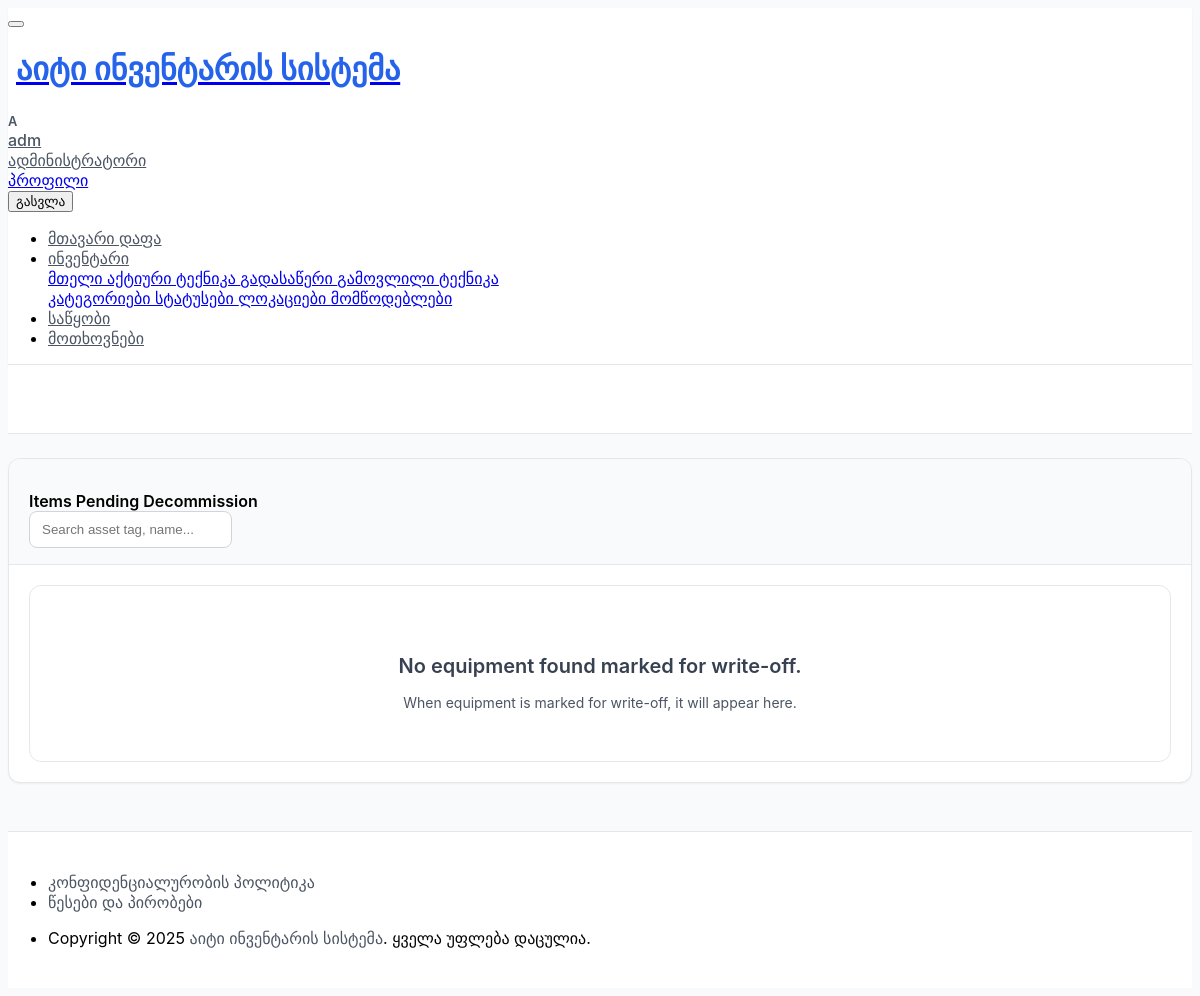
The app's page /inventory/equipment/marked-for-write-off/ (signed in), older data.
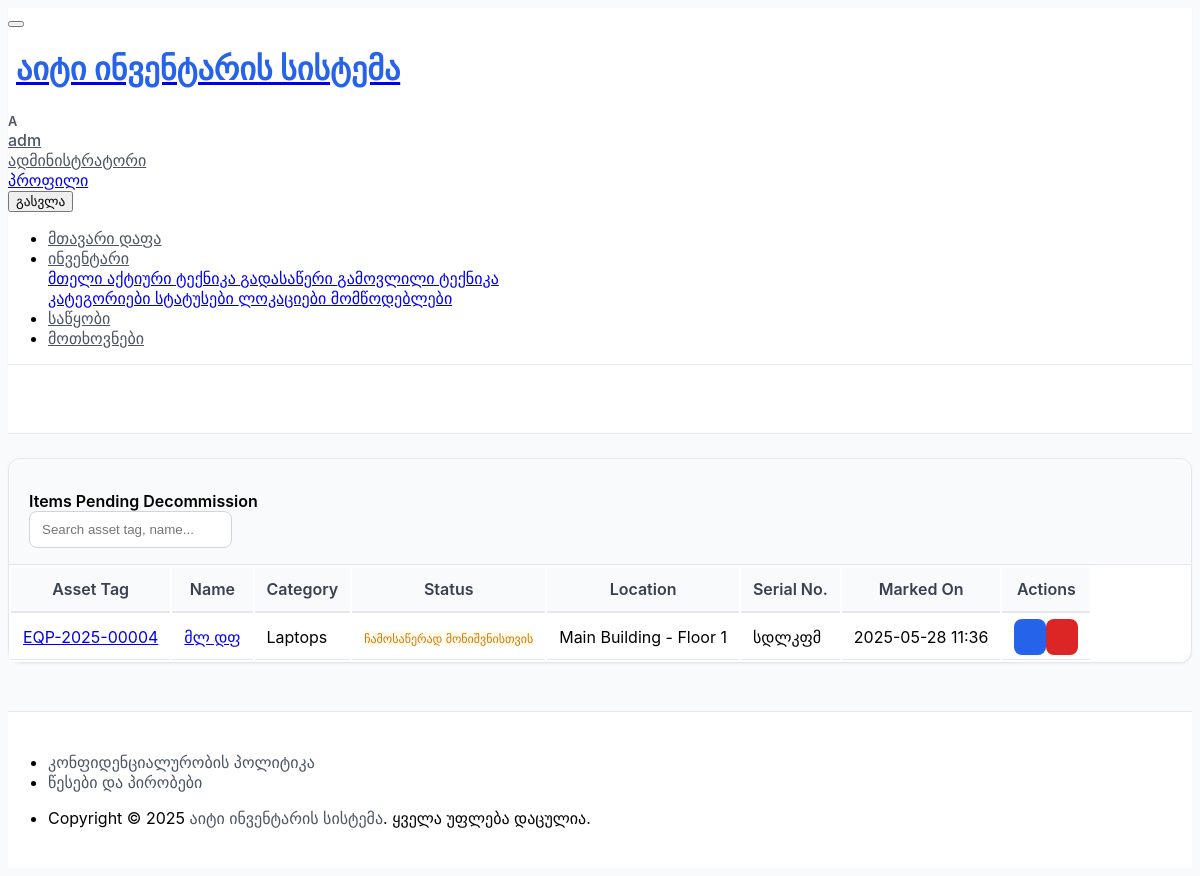
The same page, newer data.
### inventory/models.py (models this page shows, shortened)
class Equipment(models.Model):
    name = models.CharField(
        _("Equipment Name/Model"),
        max_length=200,
        help_text=_("ტექნიკის აღწერითი სახელი ან მოდელი (მაგ., Dell Latitude 5590, HP LaserJet Pro M404dn).")
    )
    asset_tag = models.CharField(
        _("Asset Tag (Internal ID)"),
        max_length=50,
        unique=True,
        blank=True,
        editable=False,
        help_text=_("ორგანიზაციის შიდა უნიკალური საინვენტარო ნომერი (ავტომატურად გენერირდება).")
    )
    serial_number = models.CharField(
        _("Serial Number (Optional)"),
        max_length=100,
        blank=True,
        null=True,
        help_text=_("მწარმოებლის სერიული ნომერი. დატოვეთ ცარიელი, თუ არ არსებობს ან არ გამოიყენება.")
    )
    category = models.ForeignKey(
        Category,
        verbose_name=_("Category"),
        on_delete=models.PROTECT,
        null=True,
        blank=True,
        related_name="equipment_items",
        help_text=_("აირჩიეთ ტექნიკის კატეგორია.")
    )
    status = models.ForeignKey(
        Status,
        verbose_name=_("Status"),
        on_delete=models.PROTECT,
        null=True,
        blank=False, # სტატუსი სავალდებულოა
        related_name="equipment_items_with_status",
        help_text=_("აირჩიეთ ტექნიკის მიმდინარე სტატუსი.")
    )
    current_location = models.ForeignKey(
        Location,
        verbose_name=_("Current Location (Optional)"),
        on_delete=models.SET_NULL,
        null=True,
        blank=True,
        related_name="equipment_at_location",
        help_text=_("აირჩიეთ ტექნიკის მიმდინარე ფიზიკური ლოკაცია ან დეპარტამენტი.")
    )
    assigned_to = models.ForeignKey(
        settings.AUTH_USER_MODEL,
        verbose_name=_("Assigned To (User) (Optional)"),
        on_delete=models.SET_NULL,
        null=True,
        blank=True,
        related_name="assigned_equipment",
        help_text=_("მომხმარებელი, რომელზეც ეს ტექნიკა ამჟამად არის მინიჭებული.")
    )
    supplier = models.ForeignKey(
        Supplier,
        verbose_name=_("Supplier (Optional)"),
        on_delete=models.SET_NULL,
        null=True,
        blank=True,
        related_name="supplied_equipment",
        help_text=_("აირჩიეთ მომწოდებელი, ვისგანაც ეს ტექნიკა იქნა შეძენილი.")
    )
    purchase_date = models.DateField(
        _("Purchase Date (Optional)"),
        null=True,
        blank=True,
        help_text=_("ტექნიკის შეძენის თარიღი.")
    )
    purchase_cost = models.DecimalField(
        _("Purchase Cost (Optional)"),
        max_digits=10,
        decimal_places=2,
        null=True,
        blank=True,
        help_text=_("ტექნიკის შესყიდვის ღირებულება.")
    )
    warranty_expiry_date = models.DateField(
        _("Warranty Expiry Date (Optional)"),
        null=True,
        blank=True,
        help_text=_("მწარმოებლის გარანტიის ვადის ამოწურვის თარიღი.")
    )
    notes = models.TextField(
        _("Notes (Optional)"),
        blank=True,
        null=True,
        help_text=_("დამატებითი შენიშვნები ამ ტექნიკის შესახებ.")
    )
    date_added = models.DateTimeField(_("Date Added to System"), default=timezone.now, editable=False)
    added_by = models.ForeignKey(
        settings.AUTH_USER_MODEL,
        verbose_name=_("Added By"),
        related_name='equipment_added_by_user',
        on_delete=models.SET_NULL,
        null=True,
        blank=True,
        editable=False,
        help_text=_("მომხმარებელი, რომელმაც ეს ტექნიკა სისტემაში დაამატა.")
    )
    last_updated = models.DateTimeField(_("Last Updated"), auto_now=True, editable=False)
    updated_by = models.ForeignKey(
        settings.AUTH_USER_MODEL,
        verbose_name=_("Last Updated By"),
        related_name='equipment_updated_by_user',
        on_delete=models.SET_NULL,
        null=True,
        blank=True,
        editable=False,
        help_text=_("მომხმარებელი, რომელმაც ბოლოს განაახლა ინფორმაცია ამ ტექნიკაზე.")
    )
    _original_status_id = None # ძველი სტატუსის ID-ს შესანახად ლოგირებისთვის
    def __init__(self, *args, **kwargs):
        super().__init__(*args, **kwargs)
        self._original_status_id = self.status_id # ინიციალიზაციისას ვიმახსოვრებთ მიმდინარე სტატუსს
    def get_absolute_url(self):
        return reverse('inventory:equipment_detail', kwargs={'pk': self.pk})
    def get_status_badge_class(self):
        if self.status:
            if self.status.is_decommissioned:
                return "bg-danger-lt" # მუქი წითელი ჩამოწერილისთვის
            if self.status.is_marked_for_write_off: # დავამატოთ ეს პირობა
                return "bg-warning-lt" # ყვითელი მონიშნულისთვის
        return "bg-secondary-lt" # ნაგულისხმევი ნაცრისფერი
    class Meta:
        verbose_name = _("Equipment (Tracked Item)")
        verbose_name_plural = _("Equipment (Tracked Items)")
        ordering = ['name', 'asset_tag']

class Category(models.Model):
    name = models.CharField(
        _("Category Name"),
        max_length=100,
        unique=True,
        help_text=_("ტექნიკის ფიზიკური კატეგორიის დასახელება (მაგ., ლეპტოპი, პრინტერი, მონიტორი).")
    )
    description = models.TextField(
        _("Description"),
        blank=True,
        null=True,
        help_text=_("კატეგორიის მოკლე აღწერა (არასავალდებულო).")
    )
    icon = models.CharField(
        _("Icon Class (Optional)"),
        max_length=50,
        blank=True,
        null=True,
        help_text=_("Font Awesome ან მსგავსი ბიბლიოთეკის ხატულას კლასი (მაგ., 'fas fa-laptop').")
    )
    class Meta:
        verbose_name = _("Equipment Category")
        verbose_name_plural = _("Equipment Categories")
        ordering = ['name']

class Status(models.Model):
    name = models.CharField(
        _("Status Name"),
        max_length=50,
        unique=True,
        help_text=_("ტექნიკის მიმდინარე მდგომარეობის დასახელება (მაგ., ექსპლუატაციაშია, საწყობშია, რემონტშია, ჩამოწერილია).")
    )
    description = models.TextField(
        _("Description"),
        blank=True,
        null=True,
        help_text=_("სტატუსის მოკლე აღწერა (არასავალდებულო).")
    )
    is_active_for_use = models.BooleanField(
        _("Is Active for Use"),
        default=False,
        help_text=_("აღნიშნავს, რომ ამ სტატუსის მქონე ტექნიკა გამოსაყენებლად ვარგისია/მზადაა (მაგ. 'ექსპლუატაციაშია').")
    )
    is_decommissioned = models.BooleanField(
        _("Is Decommissioned"),
        default=False,
        help_text=_("აღნიშნავს, რომ ამ სტატუსის მქონე ტექნიკა სამუდამოდ გამოსულია მწყობრიდან/ჩამოწერილია.")
    )
    is_in_storage = models.BooleanField(
        _("Is In Storage"),
        default=False,
        help_text=_("აღნიშნავს, რომ ამ სტატუსის მქონე ტექნიკა საწყობში ინახება და ხელმისაწვდომია გასაცემად.")
    )
    is_marked_for_write_off = models.BooleanField(
        _("Is Marked for Write-Off"),
        default=False,
        help_text=_("აღნიშნავს, რომ ამ სტატუსის მქონე ტექნიკა მონიშნულია ჩამოსაწერად, მაგრამ ჯერ არ არის საბოლოოდ ჩამოწერილი.")
    )
    class Meta:
        verbose_name = _("Equipment Status")
        verbose_name_plural = _("Equipment Statuses")
        ordering = ['name']

class Location(models.Model):
    name = models.CharField(
        _("Location/Department Name"),
        max_length=100,
        unique=True,
        help_text=_("დეპარტამენტის, შენობის, სართულის ან ოთახის დასახელება (მაგ., მთავარი შენობა, IT დეპარტამენტი, მე-3 სართული, ოთახი 301).")
    )
    parent_location = models.ForeignKey(
        'self',
        null=True,
        blank=True,
        on_delete=models.SET_NULL,
        related_name='child_locations',
        verbose_name=_("Parent Location (Optional)"),
        help_text=_("თუ ეს ლოკაცია სხვა, უფრო დიდი ლოკაციის ნაწილია (მაგ., ოთახი სართულზე, სართული შენობაში).")
    )
    address = models.CharField(
        _("Address (Optional)"),
        max_length=255,
        blank=True,
        null=True,
        help_text=_("ფიზიკური მისამართი, თუ relevant (მაგ., შენობისთვის).")
    )
    notes = models.TextField(
        _("Notes (Optional)"),
        blank=True,
        null=True,
        help_text=_("დამატებითი შენიშვნები ამ ლოკაციის შესახებ.")
    )
    def get_full_path(self):
        path = [self.name]
        current = self.parent_location
        while current:
            path.append(current.name)
            current = current.parent_location
        return " -> ".join(reversed(path))
    get_full_path.short_description = _("Full Path")
    class Meta:
        verbose_name = _("Location/Department")
        verbose_name_plural = _("Locations/Departments")
        ordering = ['name']

### inventory/views.py (the view)
# urls.py: path('equipment/marked-for-write-off/', views.MarkedForWriteOffListView.as_view(), name='marked_for_write_off_list'),
class MarkedForWriteOffListView(LoginRequiredMixin, PermissionRequiredMixin, ListView):
    model = Equipment
    template_name = 'inventory/marked_for_write_off_list.html'
    context_object_name = 'equipment_list'
    permission_required = 'inventory.view_equipment' # Or a more specific perm like 'inventory.view_marked_equipment'
    paginate_by = 15
    def get_queryset(self):
        queryset = Equipment.objects.filter(
            status__is_marked_for_write_off=True,
            status__is_decommissioned=False
        ).select_related(
            'category', 'status', 'current_location', 'assigned_to', 'supplier'
        ).order_by('-last_updated')
        search_query = self.request.GET.get('q')
        if search_query:
            queryset = queryset.filter(
                Q(name__icontains=search_query) |
                Q(asset_tag__icontains=search_query) |
                Q(serial_number__icontains=search_query)
            )
        return queryset
    def get_context_data(self, **kwargs):
        context = super().get_context_data(**kwargs)
        context['page_title'] = _("Equipment Marked for Write-Off")
        context['list_type_description'] = _("This list shows equipment items that have been flagged for future decommissioning and are awaiting final action.")
        context['can_add_equipment'] = self.request.user.has_perm('inventory.add_equipment') # For consistency if you have a general "add" button
        return context

### inventory/templates/inventory/marked_for_write_off_list.html (shortened to what the changed rows need)
{% extends "core/base.html" %}
{% load i18n static %}
{% block content %}
<div class="container-xl">
    <div class="card">
        {% if equipment_list %}
            <div class="table-responsive">
                <table class="table table-vcenter card-table table-striped table-hover">
                    <thead>
                        <tr>
                            <th>{% trans "Asset Tag" %}</th>
                            <th>{% trans "Name" %}</th>
                            <th>{% trans "Category" %}</th>
                            <th>{% trans "Status" %}</th>
                            <th>{% trans "Location" %}</th>
                            <th>{% trans "Serial No." %}</th>
                            <th>{% trans "Marked On" %}</th>
                            <th class="w-1">{% trans "Actions" %}</th>
                        </tr>
                    </thead>
                    <tbody>
                    {% for equipment in equipment_list %}
                        <tr>
                            <td>
                                <a href="{{ equipment.get_absolute_url }}">{{ equipment.asset_tag|default:_("N/A") }}</a>
                            </td>
                            <td data-label="{% trans "Name" %}">
                                <a href="{{ equipment.get_absolute_url }}">{{ equipment.name }}</a>
                            </td>
                            <td data-label="{% trans "Category" %}">{{ equipment.category.name|default:_("N/A") }}</td>
                            <td data-label="{% trans "Status" %}">
                                {% if equipment.status %}
                                    <span class="badge {{ equipment.get_status_badge_class }}">{{ equipment.status.name }}</span>
                                {% else %}
                                    <span class="badge bg-secondary-lt">{% trans "No Status" %}</span>
                                {% endif %}
                            </td>
                            <td data-label="{% trans "Location" %}">{{ equipment.current_location.name|default:_("N/A") }}</td>
                            <td data-label="{% trans "Serial No." %}">{{ equipment.serial_number|default:_("N/A") }}</td>
                            <td data-label="{% trans "Marked On" %}">
                                {{ equipment.last_updated|date:"Y-m-d H:i" }}
                            </td>
                            <td>
                                <div class="btn-list flex-nowrap">
                                    <a href="{{ equipment.get_absolute_url }}" class="btn btn-primary" title="{% trans "View" %}">
                                    </a>
                                    {% if perms.inventory.delete_equipment %}
                                    <a href="{% url 'inventory:equipment_decommission' equipment.pk %}" class="btn btn-danger" title="{% trans "Decommission" %}">
                                    </a>
                                    {% endif %}
                                </div>
                            </td>
                        </tr>
                    {% endfor %}
                    </tbody>
                </table>
            </div>
        {% else %}
            <div class="card-body">
                <div class="empty">
                    <p class="empty-title">{% trans "No equipment found marked for write-off." %}</p>
                    {% if request.GET.q %}
                        <p class="empty-subtitle text-muted">
                            {% trans "Try adjusting your search query." %}
                        </p>
                    {% else %}
                        <p class="empty-subtitle text-muted">
                            {% trans "When equipment is marked for write-off, it will appear here." %}
                        </p>
                    {% endif %}
                </div>
            </div>
        {% endif %}
    </div>
</div>
{% endblock content %}

Row changes from the older to the newer data that the page shows:
added Equipment: asset_tag "EQP-2025-00004", name "მლ დფ", category.name "Laptops", status.name "ჩამოსაწერად მონიშვნისთვის", current_location.name "Main Building - Floor 1", serial_number "სდლკფმ", last_updated "2025-05-28 11:36"
Text that changed along with them:
text no longer shown: "No equipment found marked for write-off. When equipment is marked for write-off, it will appear here."
text now shown: "Asset Tag Name Category Status Location Serial No. Marked On Actions"
